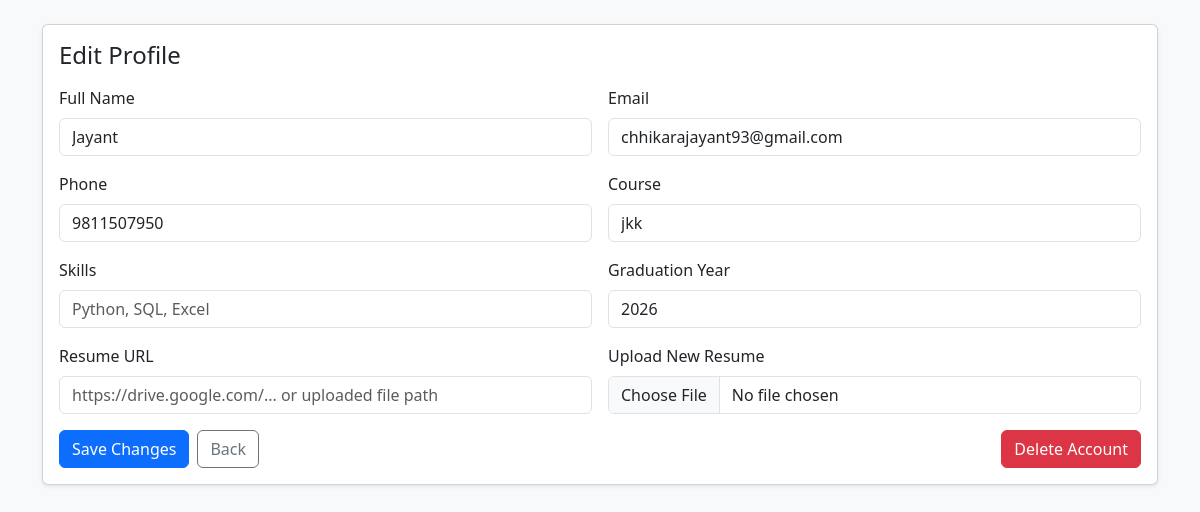
/student/profile (signed in), run on the app's committed database.
### model.py (models this page shows, shortened)
class Student(db.Model):
    __tablename__ = "students"
    id = db.Column(db.Integer, primary_key=True)
    full_name = db.Column(db.String(120), nullable=False)
    email = db.Column(db.String(120), unique=True, nullable=False)
    password = db.Column(db.String(120), nullable=False)
    phone = db.Column(db.String(20), nullable=True)
    course = db.Column(db.String(100), nullable=True)
    skills = db.Column(db.String(255), nullable=True)
    graduation_year = db.Column(db.Integer, nullable=True)
    resume_url = db.Column(db.String(255), nullable=True)
    is_deactivated = db.Column(db.Boolean, nullable=False, default=False)
    applications = db.relationship(
        "Application", back_populates="student", cascade="all, delete-orphan"
    )

### app.py (the view, shortened to what this page needs)
@app.route('/student/profile', methods=['GET', 'POST'])
def edit_profile():
    if 'student_id' not in session:
        return redirect(url_for("access"))
    student = Student.query.get(session['student_id'])
    if not student:
        return redirect(url_for("access"))
    return render_template('student_profile.html', student=student)

### template/student_profile.html (shortened to what this page needs)
<!doctype html>
<html lang="en">
<head>
    <link href="https://cdn.jsdelivr.net/npm/bootstrap@5.3.8/dist/css/bootstrap.min.css" rel="stylesheet">
</head>
<body class="bg-light">
    <main class="container py-4">
        <div class="card shadow-sm">
            <div class="card-body">
                <h1 class="h4 mb-3">Edit Profile</h1>
                <form method="POST" class="row g-3" enctype="multipart/form-data">
                    <div class="col-md-6">
                        <label class="form-label" for="full_name">Full Name</label>
                        <input id="full_name" name="full_name" class="form-control" value="{{ student.full_name }}" required>
                    </div>
                    <div class="col-md-6">
                        <label class="form-label" for="email">Email</label>
                        <input id="email" type="email" name="email" class="form-control" value="{{ student.email }}" required>
                    </div>
                    <div class="col-md-6">
                        <label class="form-label" for="phone">Phone</label>
                        <input id="phone" name="phone" class="form-control" value="{{ student.phone or '' }}" required>
                    </div>
                    <div class="col-md-6">
                        <label class="form-label" for="course">Course</label>
                        <input id="course" name="course" class="form-control" value="{{ student.course or '' }}" required>
                    </div>
                    <div class="col-md-6">
                        <label class="form-label" for="skills">Skills</label>
                        <input id="skills" name="skills" class="form-control" value="{{ student.skills or '' }}" placeholder="Python, SQL, Excel">
                    </div>
                    <div class="col-md-6">
                        <label class="form-label" for="graduation_year">Graduation Year</label>
                        <input id="graduation_year" type="number" name="graduation_year" class="form-control" value="{{ student.graduation_year or '' }}" min="2000" max="2099" required>
                    </div>
                    <div class="col-md-6">
                        <label class="form-label" for="resume_url">Resume URL</label>
                        <input id="resume_url" name="resume_url" class="form-control" value="{{ student.resume_url or '' }}" placeholder="https://drive.google.com/... or uploaded file path">
                    </div>
                    <div class="col-md-6">
                        <label class="form-label" for="resume">Upload New Resume</label>
                        <input id="resume" type="file" name="resume" class="form-control" accept=".pdf,.doc,.docx">
                    </div>
                    <div class="col-12 d-flex gap-2">
                        <button type="submit" class="btn btn-primary">Save Changes</button>
                        <a href="{{ url_for('student_dashboard') }}" class="btn btn-outline-secondary">Back</a>
                        <button type="button" class="btn btn-danger ms-auto" data-bs-toggle="modal" data-bs-target="#deleteModal">Delete Account</button>
                    </div>
                </form>
            </div>
        </div>
    </main>
</body>
</html>

### data on the page
Student: full_name "Jayant", email "chhikarajayant93@gmail.com", phone "9811507950", course "jkk", graduation_year "2026"
